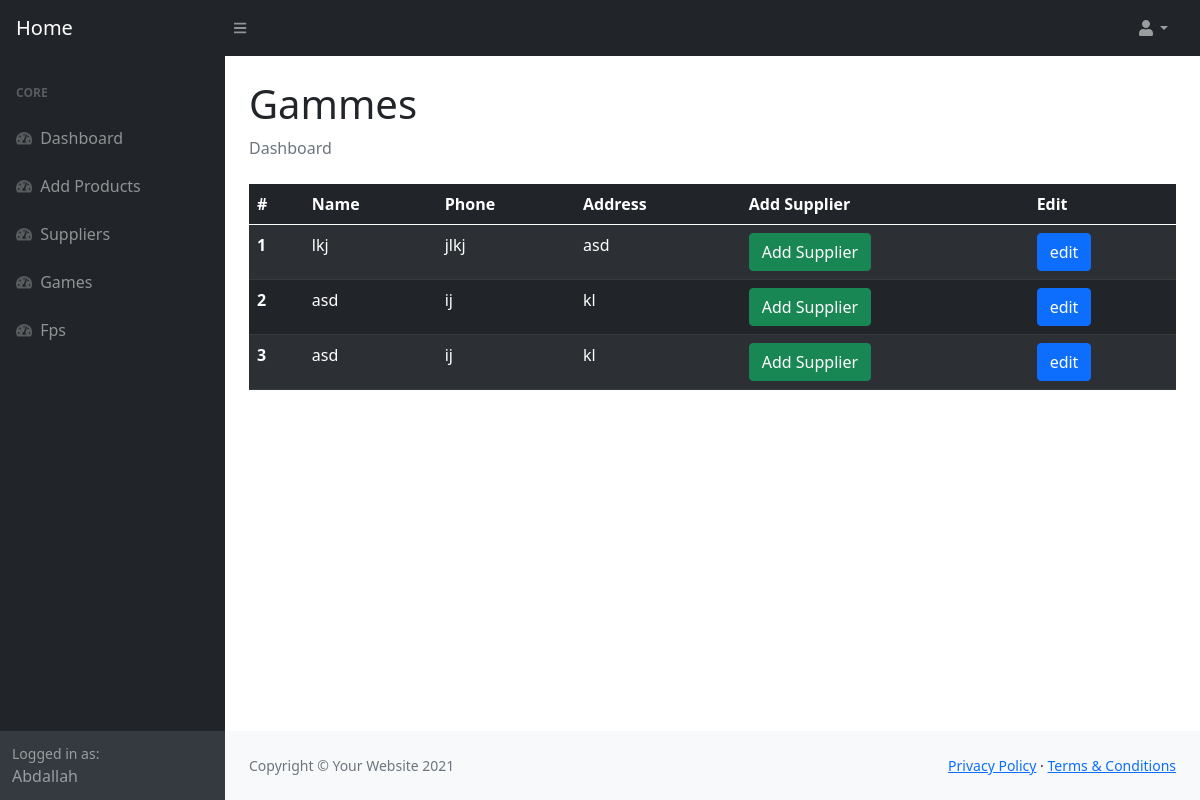
Page /suppliers/ (signed in) on the committed database.
### Tech_Parts/models.py (models this page shows, shortened)
class Supplier(models.Model):
    name=models.CharField(max_length=50)
    image=models.CharField(max_length=3000)
    phone=models.CharField(max_length=11)
    address=models.CharField(max_length=120)
    location=models.CharField(max_length=120)

### Tech_Parts/views.py (the view)
# urls.py: path("suppliers/",views.supplier,name="suppliers"),
def supplier(request):
    if not request.user.is_superuser:
        messages.error(request,"you dont have permission to add products")
        return redirect(reverse("home:home"))
    supplier=Supplier.objects.all()
    context={"supplier":supplier}
    return render(request,"dashboard/all-supplier.html",context)

### templates/dashboard/all-supplier.html (shortened to what this page needs)
{% load static %}
<!DOCTYPE html>
<html lang="en">
    <head>
        <link href="https://cdn.jsdelivr.net/npm/simple-datatables@latest/dist/style.css" rel="stylesheet" />
        <link href="{% static 'dashboard/css/styles.css'  %}" rel="stylesheet" />
    </head>
    <body class="sb-nav-fixed">
        <nav class="sb-topnav navbar navbar-expand navbar-dark bg-dark">
            <a class="navbar-brand ps-3" href="{% url 'home:home' %}">Home</a>
            <button class="btn btn-link btn-sm order-1 order-lg-0 me-4 me-lg-0" id="sidebarToggle" href="#!"><i class="fas fa-bars"></i></button>
            <ul class="navbar-nav ms-auto ms-md-0 me-3 me-lg-4">
                <li class="nav-item dropdown">
                    <a class="nav-link dropdown-toggle" id="navbarDropdown" href="#" role="button" data-bs-toggle="dropdown" aria-expanded="false"><i class="fas fa-user fa-fw"></i></a>
                </li>
            </ul>
        </nav>
        <div id="layoutSidenav">
            <div id="layoutSidenav_nav">
                <nav class="sb-sidenav accordion sb-sidenav-dark" id="sidenavAccordion">
                    <div class="sb-sidenav-menu">
                        <div class="nav">
                            <div class="sb-sidenav-menu-heading">Core</div>
                            <a class="nav-link" href="{% url 'home:dashboard' %}">
                                <div class="sb-nav-link-icon"><i class="fas fa-tachometer-alt"></i></div>
                                Dashboard
                            </a>
                            <a class="nav-link" href="{% url 'home:add' %}">
                                <div class="sb-nav-link-icon"><i class="fas fa-tachometer-alt"></i></div>
                                Add Products
                            </a>
                            <a class="nav-link" href="{% url 'home:suppliers' %}">
                                <div class="sb-nav-link-icon"><i class="fas fa-tachometer-alt"></i></div>
                                Suppliers
                            </a>
                            <a class="nav-link" href="{% url 'home:gammes' %}">
                                <div class="sb-nav-link-icon"><i class="fas fa-tachometer-alt"></i></div>
                               Games
                            </a>
                              <a class="nav-link" href="{% url 'home:fps' %}">
                                <div class="sb-nav-link-icon"><i class="fas fa-tachometer-alt"></i></div>
                               Fps
                            </a>
                        </div>
                    </div>
                    <div class="sb-sidenav-footer">
                        <div class="small">Logged in as:</div>
                        {{request.user|title}}
                    </div>
                </nav>
            </div>
            <div id="layoutSidenav_content">
                <main>
                    <div class="container-fluid px-4">
                        <h1 class="mt-4">Gammes</h1>
                        <ol class="breadcrumb mb-4">
                            <li class="breadcrumb-item active">Dashboard</li>
                        </ol>
                        <div >
                            <table class="table table-striped table-dark" >
                                <thead>
                                  <tr>
                                    <th scope="col">#</th>
                                    <th scope="col">Name</th>
                                    <th scope="col">Phone</th>
                                    <th scope="col">Address</th>
                                    <th scope="col">Add Supplier</th>
                                    <th scope="col">Edit</th>
                                  </tr>
                                </thead>
                                <tbody>
                                    {% for i in supplier %}
                                  <tr>
                                    <th scope="row">{{forloop.counter}}</th>
                                    <td>{{i.name}}</td>
                                    <td>{{i.phone}}</td>
                                    <td>{{i.address}}</td>
                                       <td> <a href="{% url 'home:add_supplier'  %}" type="button" class="btn btn-success">
                                       Add Supplier
                                       </a></td>
                                    <td> <a href="{% url 'home:edit_supplier' id=i.id %}" type="button" class="btn btn-primary">
                                       edit
                                       </a></td>
                                  </tr>
                                  {% endfor %}
                                </tbody>
                              </table>
                        </div>
                    </div>
                </main>
                <footer class="py-4 bg-light mt-auto">
                    <div class="container-fluid px-4">
                        <div class="d-flex align-items-center justify-content-between small">
                            <div class="text-muted">Copyright &copy; Your Website 2021</div>
                            <div>
                                <a href="#">Privacy Policy</a>
                                &middot;
                                <a href="#">Terms &amp; Conditions</a>
                            </div>
                        </div>
                    </div>
                </footer>
            </div>
        </div>
    </body>
</html>

### rows in the picture
Supplier: name "lkj", phone "jlkj", address "asd"
Supplier: name "asd", phone "ij", address "kl"
Supplier: name "asd", phone "ij", address "kl"

### other values in the picture
{{ request.user|title }} "Abdallah"
